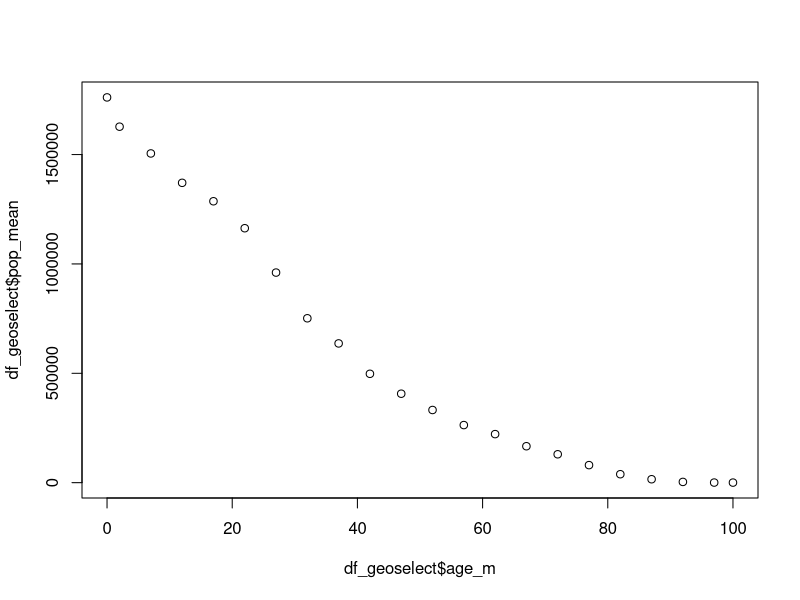
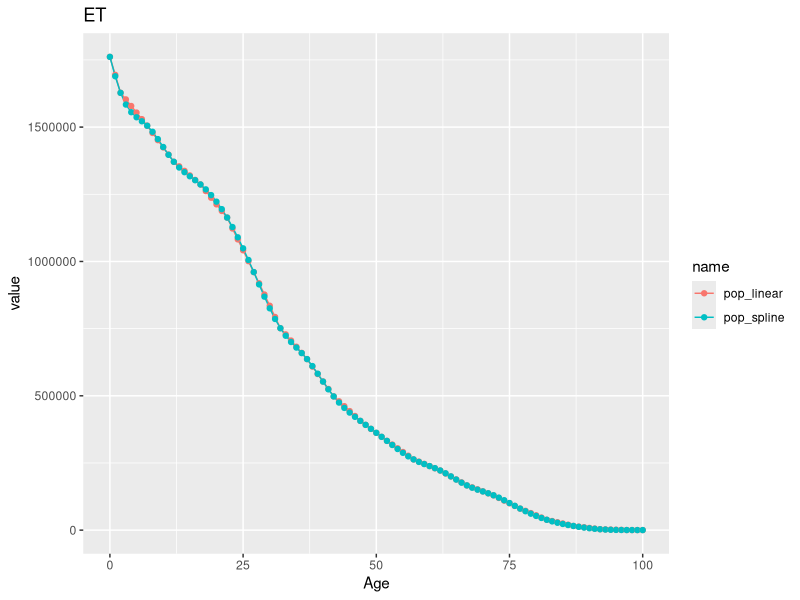
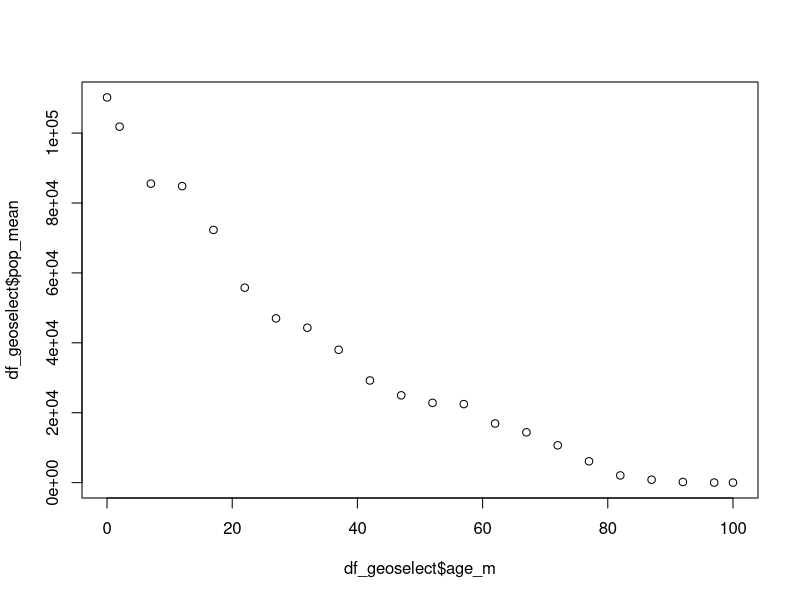
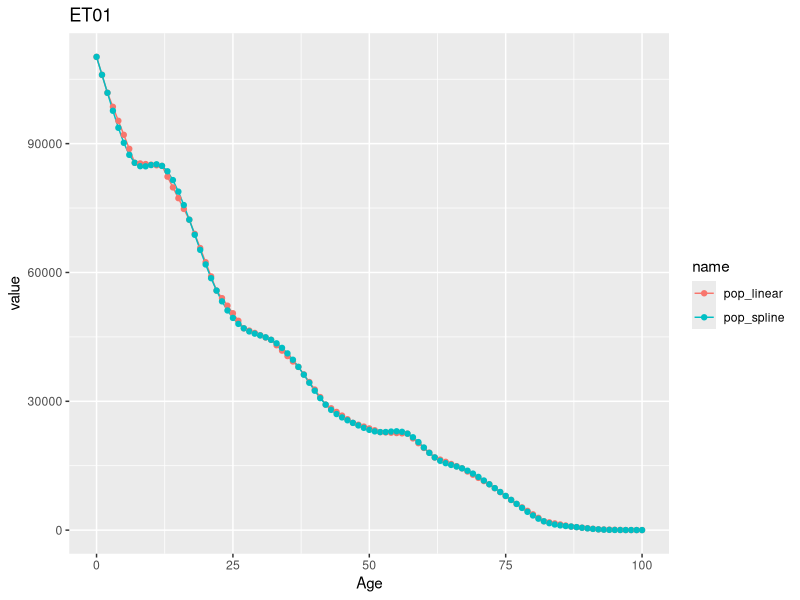
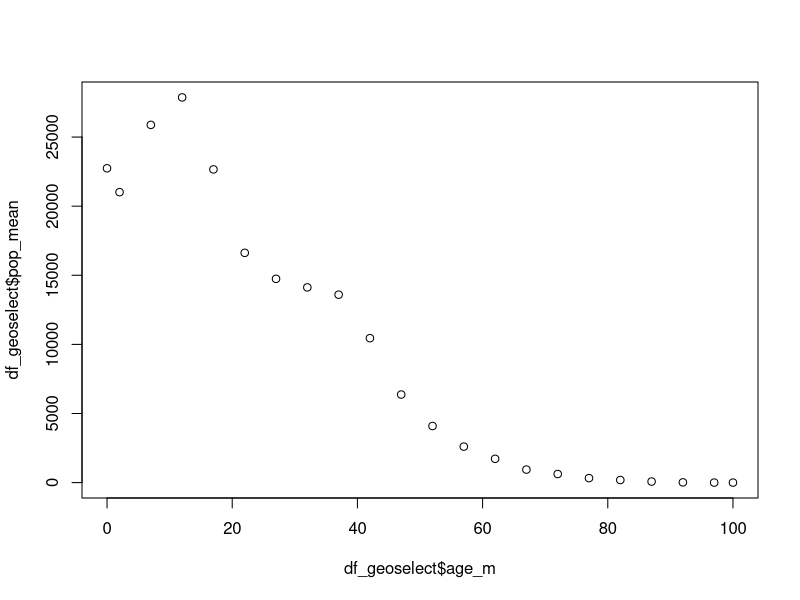
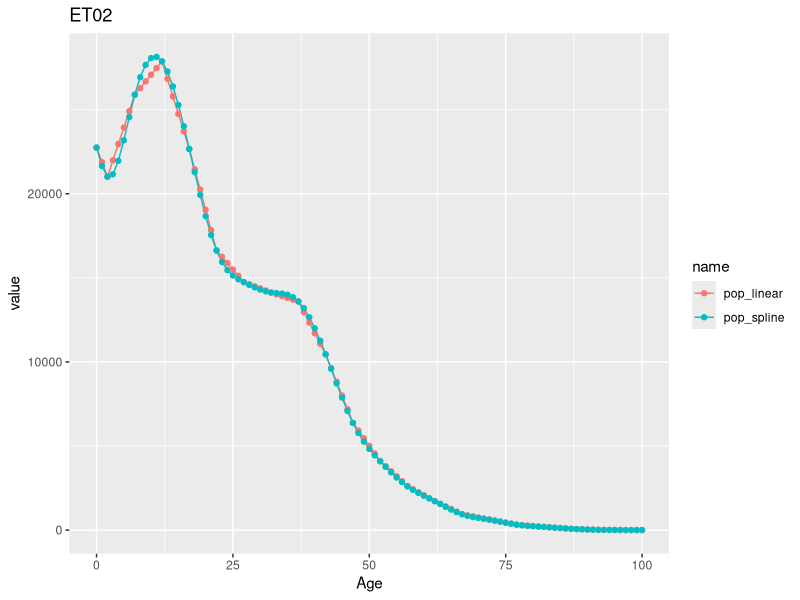
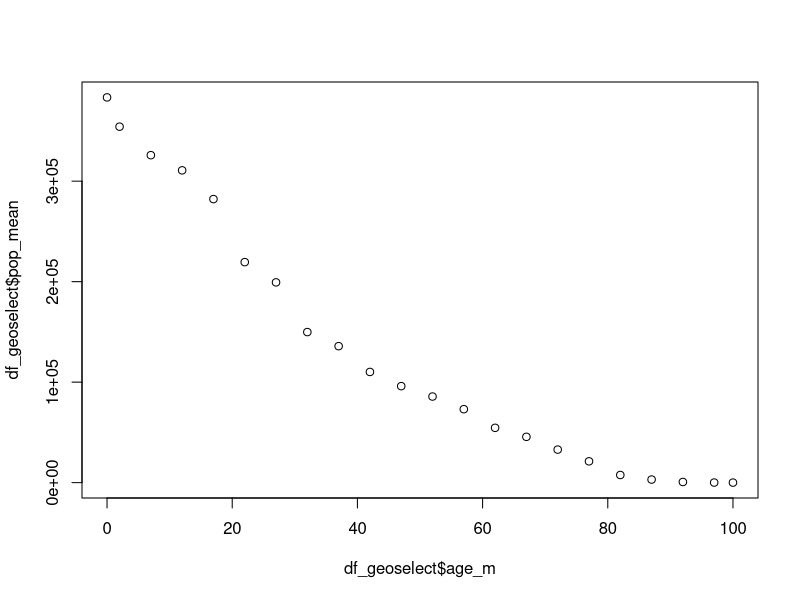
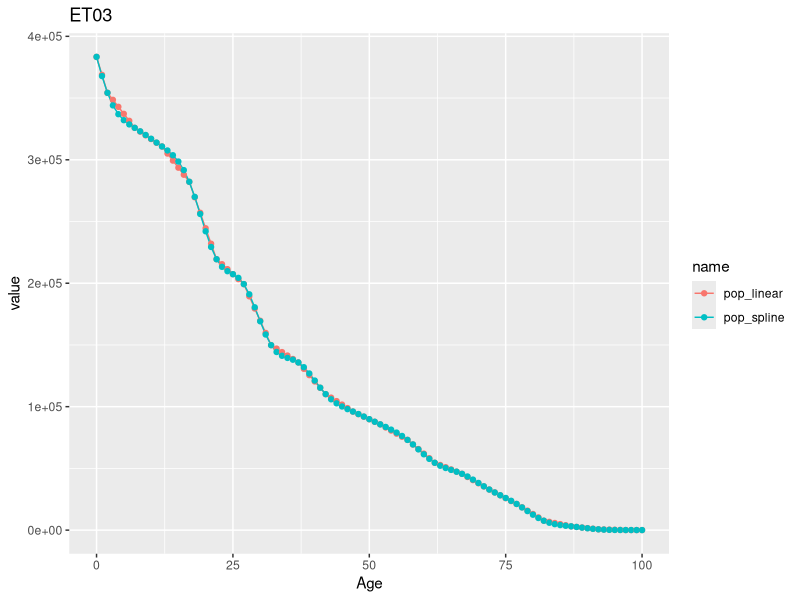

Here is the R script that generated these plots, in order:
library(tidyverse)
library(tidyr)
library(readxl)

dirs = "C:/Users/ruiha/OneDrive - Bill & Melinda Gates Foundation/Documents/GitHub/Ethiopia-HEP-Capacity-Analysis"
setwd(dirs)

#read in UN estimated Ethiopia national and regional populations
admin0pops <- read_xlsx("ethiopia_national_pop_2020.xlsx",sheet="Sheet1")
admin1pops <- read_xlsx("ethiopia_worldpop_2020_admin1_both.xlsx",sheet="unadj_constrained")

#assign adminCode to region names
NAME_1 <- c("Ethiopia","Tigray","Afar","Amhara","Oromia","Somali","Benshangul-Gumaz","SouthernNations,NationalitiesandPeoples","GambelaPeoples","HarariPeople","AddisAbeba","DireDawa")
adminCode <- c("ET","ET01","ET02","ET03","ET04","ET05","ET06","ET07","ET12","ET13","ET14","ET15")
df_admin <- data.frame(NAME_1,adminCode)

#append national to regional populations
df <- admin1pops %>% 
  merge(y=df_admin,by="NAME_1", all.x=TRUE) %>% 
  select(adminCode,NAME_1,sex,age_group,year,population_estimate) %>% 
  rbind(admin0pops)

#Sum regional pops for under 1 and 1-4 respectively to calculate proportion of under 1 pop in 0-4 age group, apply proportion to national 0-4 pop
under1 <- subset(df, age_group=='<1 year' | age_group=='1-4') %>% 
  group_by(year, sex, age_group) %>% 
  summarize(region_sum = sum(population_estimate)) %>% 
  group_by(sex) %>% 
  mutate(popweight = region_sum/sum(region_sum)) %>% 
  ungroup() %>% 
  rename(subgroup = age_group) %>% 
  mutate(age_group = "0-4") %>% 
  select(-region_sum)

ETunder1 <- under1 %>% 
  merge(y=admin0pops, by=c("year", "sex", "age_group"), all.x=TRUE) %>% 
  mutate(population_estimate = population_estimate*popweight) %>% 
  select(adminCode, NAME_1, sex, subgroup, year, population_estimate) %>% 
  rename(age_group = subgroup)

#apply national weights of age groups in 80+ populations to regional 80+ populations; weights differ by sex
weights80 <- admin0pops %>% 
  separate(col=age_group, into=c("age_l","age_h"), sep='-') %>% 
  subset(as.numeric(age_l)>=80 | age_l=="100+") %>% 
  group_by(adminCode,sex) %>% 
  mutate(sumpop=sum(population_estimate), popweight=population_estimate/sumpop, age_group="80+") %>% 
  ungroup() %>% 
  select(age_group, sex, year, age_h, age_l, popweight)
pops80 <- merge(x=weights80, y=df, by=c("age_group","sex","year"), all.x=TRUE) %>% 
  rename(population_sum = population_estimate) %>% 
  mutate(population_estimate = round(population_sum*popweight)) %>% 
  select(adminCode, NAME_1, sex, age_l, age_h, year, population_estimate)
pops80$age_l[pops80$age_l=='100+'] = '100'
pops80$age_h[is.na(pops80$age_h)] = '100'

#stack all age groups from all regions, calculated values included
temp <- df %>% 
  rbind(ETunder1) %>% 
  subset(age_group != "0-4" & age_group != "80+")
temp$age_group[temp$age_group=="<1 year"] = "0-0"
temp$age_group[temp$age_group=="100+"] = "100-100"
pops <- temp %>% 
  separate(col=age_group, into=c("age_l","age_h"), sep='-') %>% 
  rbind(pops80) %>% 
  mutate(age_l=as.numeric(age_l), age_h=as.numeric(age_h)) %>% 
  arrange(adminCode, sex, age_l)

pops$age_m = round((pops$age_h + pops$age_l)/2)
pops$age_span = (pops$age_h - pops$age_l)+1
#adjut 80+ age groups by mortality rate
mortality_adjustment = tibble(age_l = c(80, 80, 85, 85, 90, 90, 95, 95),
                              age_h = c(84, 84, 89, 89, 94, 94, 99, 99),
                              sex = c('Female', 'Male', 'Female', 'Male', 'Female', 'Male', 'Female', 'Male'),
                              mort_adj = c(0.95, 0.94, 0.92, 0.92, 0.75, 0.71, 0.58, 0.4))
pops <- pops %>% 
  merge(mortality_adjustment, by = c("age_l", "age_h", "sex"), all.x = TRUE)
pops$mort_adj[is.na(pops$mort_adj)] = 1
pops$pop_mean = (pops$population_estimate/pops$age_span)*pops$mort_adj


ages <- seq(0, 100, by = 1)
#Interpolate female population at each age for each region
remove(Pop_female)
for (i in 1:length(df_admin$adminCode)){
  print(paste("Interpolate for ",df_admin$NAME_1[i]))
  GeoSelect <- df_admin$adminCode[i]
  df_geoselect <- subset(pops, pops$adminCode == GeoSelect & pops$sex == "Female")
  plot(df_geoselect$age_m, df_geoselect$pop_mean)
  mod_l = approx(df_geoselect$age_m, df_geoselect$pop_mean, xout = ages)
  mod_s = splines::interpSpline(df_geoselect$age_m, df_geoselect$pop_mean)
  temp <- tibble(Age = mod_l$x, pop_linear = mod_l$y, pop_spline = predict(mod_s, ages)$y) %>% 
    mutate(adminCode = GeoSelect, adminNameAsUsed = df_admin$NAME_1[i])
  plot <- temp %>%
    select(!contains("admin")) %>% 
    pivot_longer(cols = !Age) %>%
    ggplot(aes(x = Age, y = value, col = name)) + ggtitle(GeoSelect) + geom_line() + geom_point()
  print(plot)
  if(!exists('Pop_female')){
    Pop_female <- temp
  }else{
    Pop_female <- rbind(Pop_female,temp)
  }
  remove(temp)
}

Pop_female$Age[Pop_female$Age==0] = "<1"
write.csv(Pop_female,paste("Pop_female_2020",".csv",sep=""))

#Interpolate male population at each age for each region
remove(Pop_male)
for (i in 1:length(df_admin$adminCode)){
  print(paste("Interpolate for ",df_admin$NAME_1[i]))
  GeoSelect <- df_admin$adminCode[i]
  df_geoselect <- subset(pops, pops$adminCode == GeoSelect & pops$sex == "Male")
  plot(df_geoselect$age_m, df_geoselect$pop_mean)
  mod_l = approx(df_geoselect$age_m, df_geoselect$pop_mean, xout = ages)
  mod_s = splines::interpSpline(df_geoselect$age_m, df_geoselect$pop_mean)
  temp <- tibble(Age = mod_l$x, pop_linear = mod_l$y, pop_spline = predict(mod_s, ages)$y) %>% 
    mutate(adminCode = GeoSelect, adminNameAsUsed = df_admin$NAME_1[i])
  plot <- temp %>%
    select(!contains("admin")) %>% 
    pivot_longer(cols = !Age) %>%
    ggplot(aes(x = Age, y = value, col = name)) + ggtitle(GeoSelect) + geom_line() + geom_point()
  print(plot)  
  if(!exists('Pop_male')){
    Pop_male <- temp
  }else{
    Pop_male <- rbind(Pop_male,temp)
  }
  remove(temp)
}

Pop_male$Age[Pop_male$Age==0] = "<1"
write.csv(Pop_male,paste("Pop_male_2020",".csv",sep=""))
